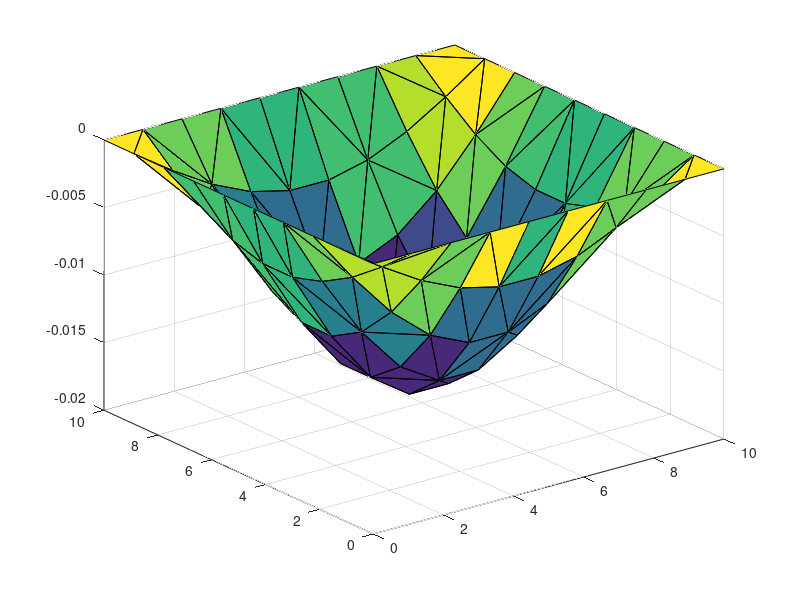

This figure's MATLAB source:
% =============================================================================
%  PLACA RECTANGULAR ORTOTRÓPICA — Test 4 de awatif-v2
% =============================================================================
%
%  Mismo geometría que el test 3 pero con material ORTOTRÓPICO:
%    E_x ≠ E_y, G_xy independiente.
%  Distintos módulos elásticos en x e y producen flexión asimétrica.
%
%  awatif test:  C:\Users\j-b-j\Documents\awatif-v2\awatif-fem\src\deform.test.ts
%                test("Plate: Rectangular pin-supported plate with orthotropic material")
% =============================================================================

%% Parámetros del problema
a   = 10.0     % longitud en x [m]
b   = 10.0     % longitud en y [m]
h   = 0.15     % espesor [m]
p0  = -1000    % carga distribuida [N/m²]
Ex  = 1.0e10   % módulo elástico en x [Pa]
Ey  = 0.5e10   % módulo elástico en y [Pa]   ← MITAD que Ex (ortotrópico)
nu  = 0.25     % coeficiente de Poisson
Gxy = 0.4e10   % módulo de corte [Pa]

%% Generación del mesh — grid regular 10×10
nPts = 100;
x = zeros(1, nPts);
y = zeros(1, nPts);
for k = 1:nPts
    i = mod(k - 1, 10);
    j = (k - i - 1) / 10;
    x(k) = i * a / 9;
    y(k) = j * b / 9;
end

%% Triangulación Delaunay automática
tri = delaunay(x, y);

%% Solución analítica (Lekhnitskii) — placa ortotrópica con bordes simples apoyados
% w(x, y) ≈ (16·p₀ / π⁶·D_eq) · sin(πx/a) · sin(πy/b)
%
% Con rigidez equivalente para placa ortotrópica:
%   D_x  = Ex·h³ / [12(1-νx·νy)]
%   D_y  = Ey·h³ / [12(1-νx·νy)]
%   D_xy = Gxy·h³ / 12
%
% Para el primer modo, denominador efectivo:
%   D_eq = D_x/a⁴ + 2·H/(a²·b²) + D_y/b⁴
%   donde H = D_x·νy + 2·D_xy
nu_y = nu * Ey / Ex   % Poisson efectivo (Maxwell-Betti)
Dx   = Ex * h^3 / (12 * (1 - nu * nu_y))
Dy   = Ey * h^3 / (12 * (1 - nu * nu_y))
Dxy  = Gxy * h^3 / 12
H    = Dx * nu_y + 2 * Dxy

D_eq = Dx / a^4 + 2 * H / (a^2 * b^2) + Dy / b^4
coef = 16 * p0 / (pi^6 * D_eq)

%% Evaluación del campo de deflexiones
w = zeros(1, nPts);
for k = 1:nPts
    w(k) = coef * sin(pi * x(k) / a) * sin(pi * y(k) / b);
end

%% Deflexión máxima en milímetros
w_max_mm = abs(min(w)) * 1000

%% Visualización 2D
triplot(tri, x, y)

%% Visualización 3D — superficie deformada con colormap rainbow
trisurf(tri, x, y, w)
